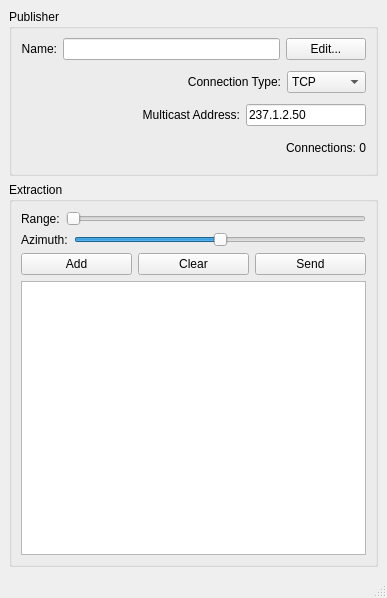
<ui version="4.0" >
 <class>MainWindow</class>
 <widget class="QMainWindow" name="MainWindow" >
  <property name="geometry" >
   <rect>
    <x>0</x>
    <y>0</y>
    <width>387</width>
    <height>598</height>
   </rect>
  </property>
  <property name="sizePolicy" >
   <sizepolicy>
    <hsizetype>1</hsizetype>
    <vsizetype>1</vsizetype>
    <horstretch>0</horstretch>
    <verstretch>0</verstretch>
   </sizepolicy>
  </property>
  <property name="windowTitle" >
   <string>MainWindow</string>
  </property>
  <widget class="QWidget" name="centralwidget" >
   <layout class="QVBoxLayout" >
    <property name="margin" >
     <number>9</number>
    </property>
    <property name="spacing" >
     <number>6</number>
    </property>
    <item>
     <widget class="QGroupBox" name="groupBox" >
      <property name="sizePolicy" >
       <sizepolicy>
        <hsizetype>1</hsizetype>
        <vsizetype>1</vsizetype>
        <horstretch>0</horstretch>
        <verstretch>0</verstretch>
       </sizepolicy>
      </property>
      <property name="title" >
       <string>Publisher</string>
      </property>
      <layout class="QVBoxLayout" >
       <property name="margin" >
        <number>9</number>
       </property>
       <property name="spacing" >
        <number>6</number>
       </property>
       <item>
        <layout class="QHBoxLayout" >
         <property name="margin" >
          <number>0</number>
         </property>
         <property name="spacing" >
          <number>6</number>
         </property>
         <item>
          <widget class="QLabel" name="label_2" >
           <property name="sizePolicy" >
            <sizepolicy>
             <hsizetype>1</hsizetype>
             <vsizetype>5</vsizetype>
             <horstretch>0</horstretch>
             <verstretch>0</verstretch>
            </sizepolicy>
           </property>
           <property name="text" >
            <string>Name:</string>
           </property>
           <property name="alignment" >
            <set>Qt::AlignRight|Qt::AlignTrailing|Qt::AlignVCenter</set>
           </property>
          </widget>
         </item>
         <item>
          <widget class="QLineEdit" name="name_" >
           <property name="readOnly" >
            <bool>true</bool>
           </property>
          </widget>
         </item>
         <item>
          <widget class="QPushButton" name="editName_" >
           <property name="text" >
            <string>Edit...</string>
           </property>
          </widget>
         </item>
        </layout>
       </item>
       <item>
        <layout class="QHBoxLayout" >
         <property name="margin" >
          <number>0</number>
         </property>
         <property name="spacing" >
          <number>6</number>
         </property>
         <item>
          <spacer>
           <property name="orientation" >
            <enum>Qt::Horizontal</enum>
           </property>
           <property name="sizeHint" >
            <size>
             <width>79</width>
             <height>32</height>
            </size>
           </property>
          </spacer>
         </item>
         <item>
          <widget class="QLabel" name="label_4" >
           <property name="text" >
            <string>Connection Type:</string>
           </property>
           <property name="alignment" >
            <set>Qt::AlignRight|Qt::AlignTrailing|Qt::AlignVCenter</set>
           </property>
          </widget>
         </item>
         <item>
          <widget class="QComboBox" name="connectionType_" >
           <item>
            <property name="text" >
             <string>TCP</string>
            </property>
           </item>
           <item>
            <property name="text" >
             <string>Multicast</string>
            </property>
           </item>
          </widget>
         </item>
        </layout>
       </item>
       <item>
        <layout class="QHBoxLayout" >
         <property name="margin" >
          <number>0</number>
         </property>
         <property name="spacing" >
          <number>6</number>
         </property>
         <item>
          <spacer>
           <property name="orientation" >
            <enum>Qt::Horizontal</enum>
           </property>
           <property name="sizeHint" >
            <size>
             <width>40</width>
             <height>20</height>
            </size>
           </property>
          </spacer>
         </item>
         <item>
          <widget class="QLabel" name="label99" >
           <property name="text" >
            <string>Multicast Address:</string>
           </property>
           <property name="alignment" >
            <set>Qt::AlignRight|Qt::AlignTrailing|Qt::AlignVCenter</set>
           </property>
          </widget>
         </item>
         <item>
          <widget class="QLineEdit" name="hostName_" >
           <property name="enabled" >
            <bool>true</bool>
           </property>
           <property name="text" >
            <string>237.1.2.50</string>
           </property>
          </widget>
         </item>
        </layout>
       </item>
       <item>
        <layout class="QHBoxLayout" >
         <property name="margin" >
          <number>0</number>
         </property>
         <property name="spacing" >
          <number>6</number>
         </property>
         <item>
          <spacer>
           <property name="orientation" >
            <enum>Qt::Horizontal</enum>
           </property>
           <property name="sizeHint" >
            <size>
             <width>79</width>
             <height>32</height>
            </size>
           </property>
          </spacer>
         </item>
         <item>
          <widget class="QLabel" name="connections_" >
           <property name="text" >
            <string>Connections: 0</string>
           </property>
           <property name="alignment" >
            <set>Qt::AlignRight|Qt::AlignTrailing|Qt::AlignVCenter</set>
           </property>
          </widget>
         </item>
        </layout>
       </item>
      </layout>
     </widget>
    </item>
    <item>
     <widget class="QGroupBox" name="groupBox_2" >
      <property name="sizePolicy" >
       <sizepolicy>
        <hsizetype>1</hsizetype>
        <vsizetype>1</vsizetype>
        <horstretch>0</horstretch>
        <verstretch>0</verstretch>
       </sizepolicy>
      </property>
      <property name="title" >
       <string>Extraction</string>
      </property>
      <layout class="QVBoxLayout" >
       <property name="margin" >
        <number>9</number>
       </property>
       <property name="spacing" >
        <number>6</number>
       </property>
       <item>
        <layout class="QHBoxLayout" >
         <property name="margin" >
          <number>0</number>
         </property>
         <property name="spacing" >
          <number>6</number>
         </property>
         <item>
          <widget class="QLabel" name="label" >
           <property name="text" >
            <string>Range:</string>
           </property>
          </widget>
         </item>
         <item>
          <widget class="QSlider" name="range_" >
           <property name="minimum" >
            <number>25</number>
           </property>
           <property name="maximum" >
            <number>500</number>
           </property>
           <property name="singleStep" >
            <number>1</number>
           </property>
           <property name="pageStep" >
            <number>25</number>
           </property>
           <property name="value" >
            <number>25</number>
           </property>
           <property name="sliderPosition" >
            <number>25</number>
           </property>
           <property name="orientation" >
            <enum>Qt::Horizontal</enum>
           </property>
          </widget>
         </item>
        </layout>
       </item>
       <item>
        <layout class="QHBoxLayout" >
         <property name="margin" >
          <number>0</number>
         </property>
         <property name="spacing" >
          <number>6</number>
         </property>
         <item>
          <widget class="QLabel" name="label_3" >
           <property name="text" >
            <string>Azimuth:</string>
           </property>
          </widget>
         </item>
         <item>
          <widget class="QSlider" name="azimuth_" >
           <property name="minimum" >
            <number>-180</number>
           </property>
           <property name="maximum" >
            <number>180</number>
           </property>
           <property name="orientation" >
            <enum>Qt::Horizontal</enum>
           </property>
          </widget>
         </item>
        </layout>
       </item>
       <item>
        <layout class="QHBoxLayout" >
         <property name="margin" >
          <number>0</number>
         </property>
         <property name="spacing" >
          <number>6</number>
         </property>
         <item>
          <widget class="QPushButton" name="add_" >
           <property name="text" >
            <string>Add</string>
           </property>
          </widget>
         </item>
         <item>
          <widget class="QPushButton" name="clear_" >
           <property name="text" >
            <string>Clear</string>
           </property>
          </widget>
         </item>
         <item>
          <widget class="QPushButton" name="send_" >
           <property name="text" >
            <string>Send</string>
           </property>
           <property name="shortcut" >
            <string/>
           </property>
          </widget>
         </item>
        </layout>
       </item>
       <item>
        <widget class="QTableView" name="pending_" >
         <property name="selectionMode" >
          <enum>QAbstractItemView::SingleSelection</enum>
         </property>
         <property name="selectionBehavior" >
          <enum>QAbstractItemView::SelectRows</enum>
         </property>
        </widget>
       </item>
      </layout>
     </widget>
    </item>
   </layout>
  </widget>
  <widget class="QMenuBar" name="menubar" >
   <property name="geometry" >
    <rect>
     <x>0</x>
     <y>0</y>
     <width>387</width>
     <height>22</height>
    </rect>
   </property>
  </widget>
  <widget class="QStatusBar" name="statusbar" />
 </widget>
 <tabstops>
  <tabstop>name_</tabstop>
  <tabstop>editName_</tabstop>
  <tabstop>range_</tabstop>
  <tabstop>send_</tabstop>
  <tabstop>add_</tabstop>
  <tabstop>clear_</tabstop>
 </tabstops>
 <resources/>
 <connections/>
</ui>
